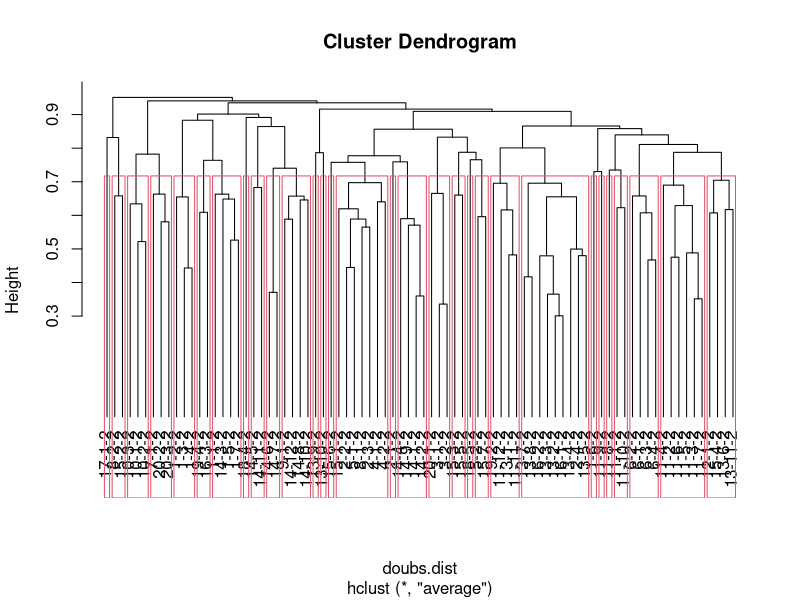
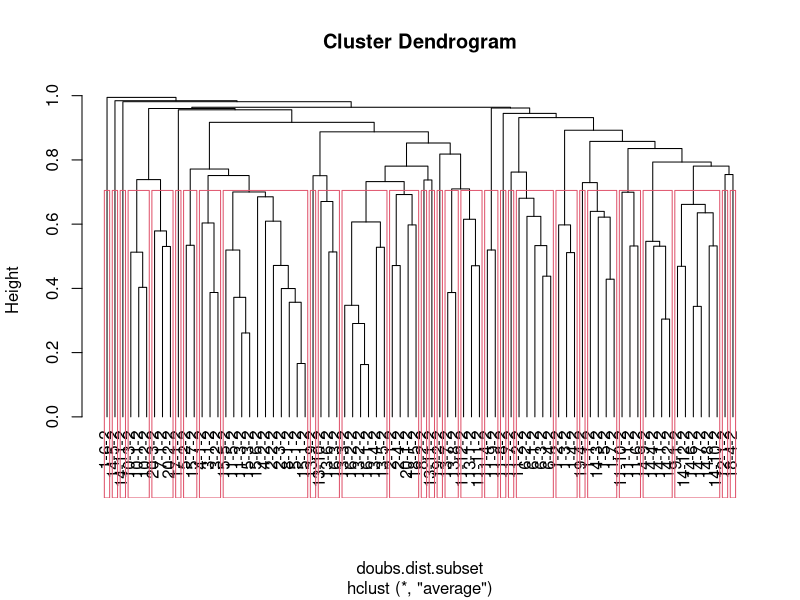
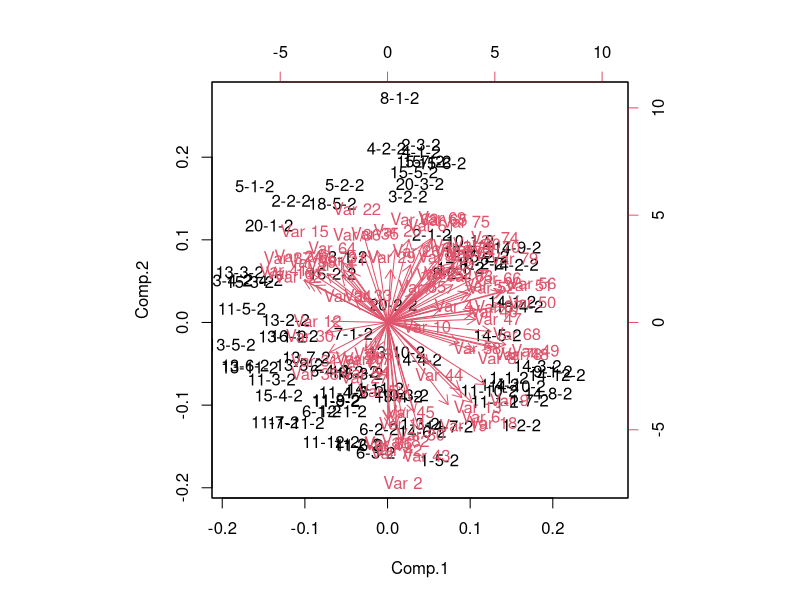
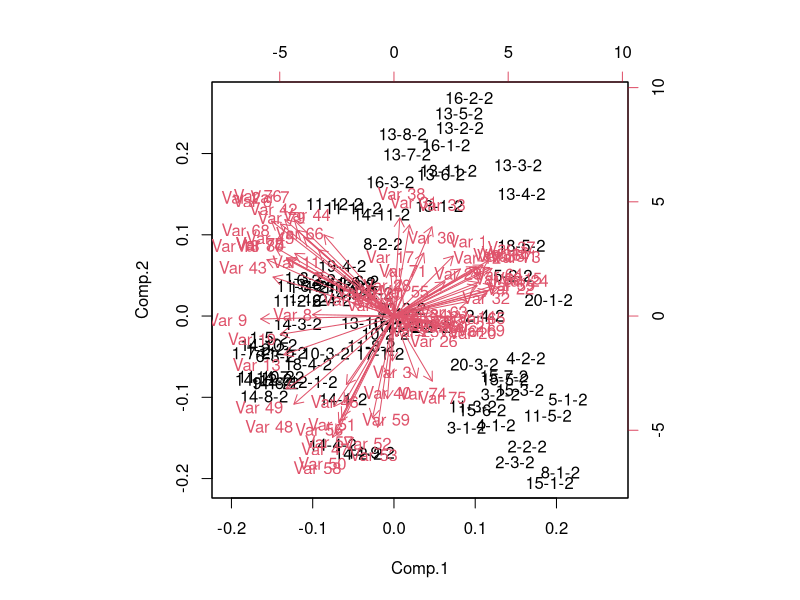
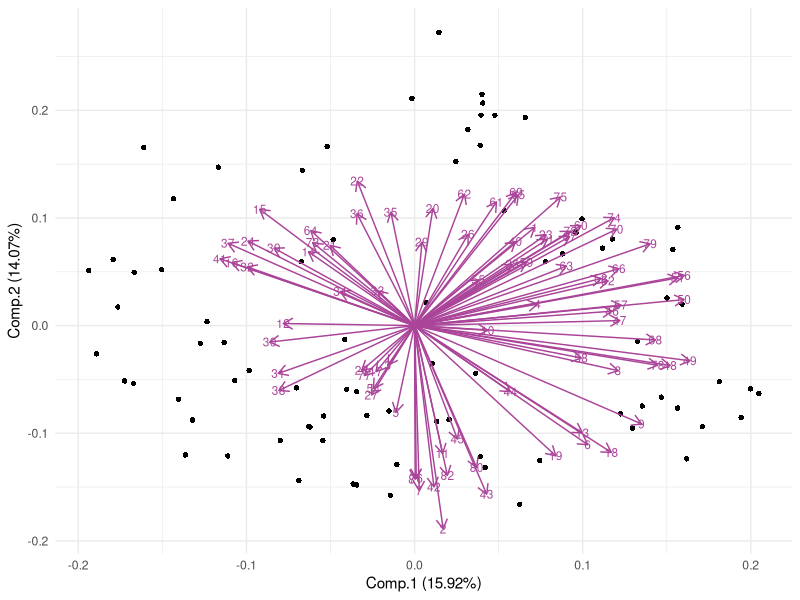
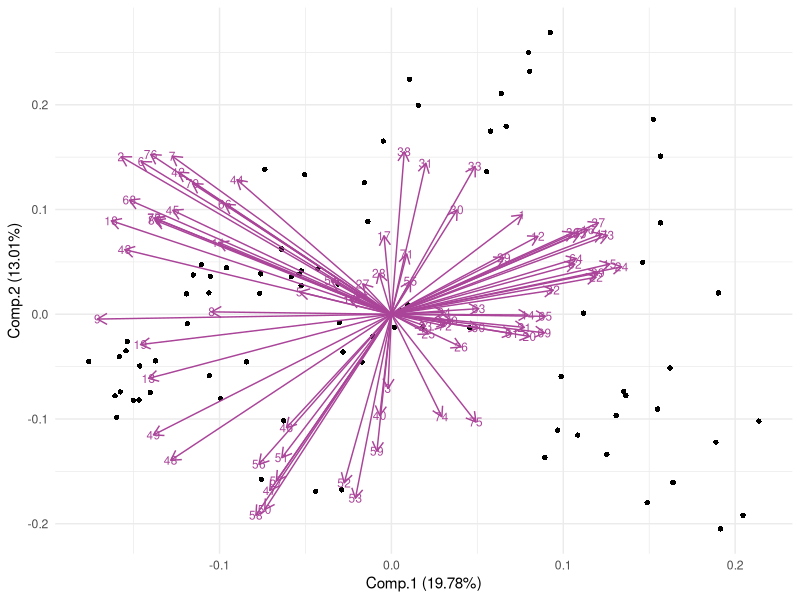
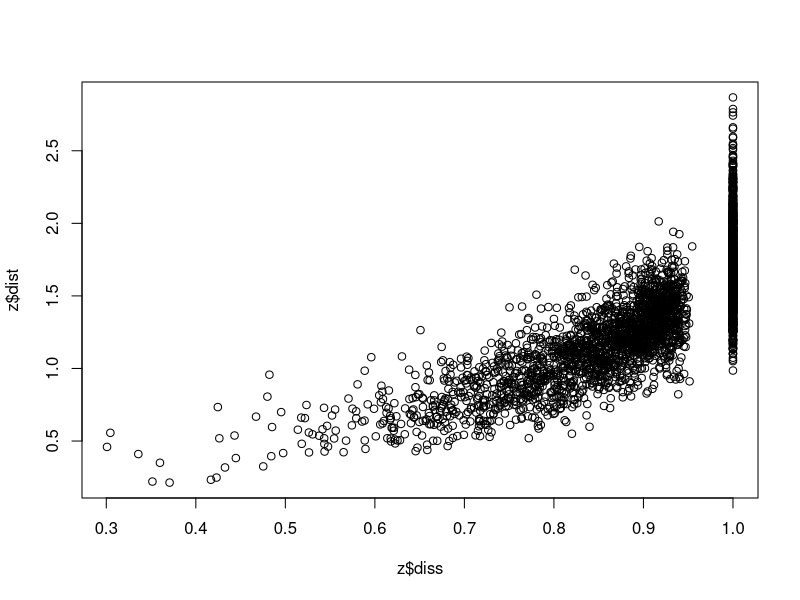
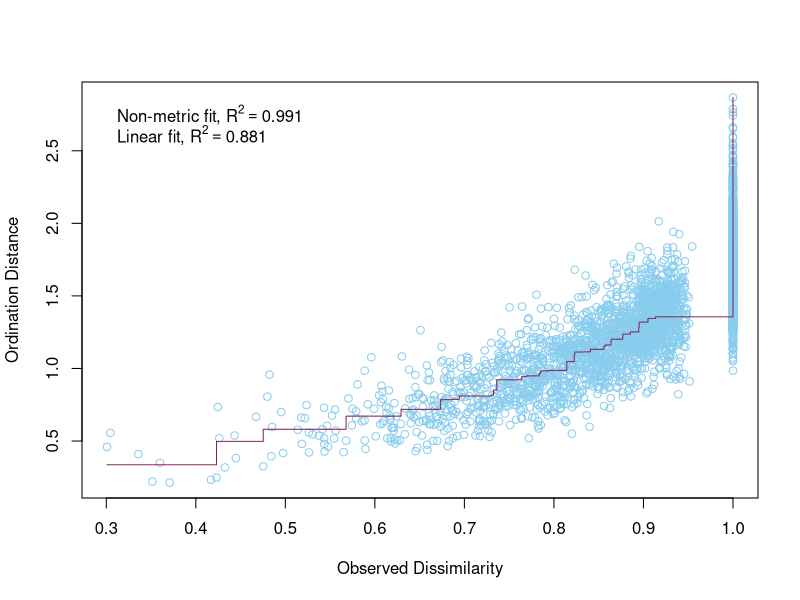

The R script that drew these images, in order: (Note: this script raises an error after producing the figures.)
#### GLM ####

# Before anything else, verify that your environment is totally clear.
# This is important, because old objects can foul up the works
# Clean up the working environment
rm(list = ls())

# Verify working directory, should be ~/Documents/Analyses/lastname_first
getwd()

# Load tidyverse
library("tidyverse")
# Check for updates
tidyverse_update()


#### Cleaning up the data ####

library(dplyr)

#library(readr)
#SurveyData <- read_csv("SurveyData_Clean.csv")

library(readr)
SurveyData <- read_csv("SurveyData_Clean_WN_removed.csv")

#library(readr)
#PlotData <- read_csv("PlotData_Clean.csv")

library(readr)
PlotData <- read_csv("PlotData_Clean_WN_removed.csv")

# The species that were entered as percent-cover need to be accounted for
# Given that the number of plants will vary greatly, but cover plants were all
# in Tier_1, for each percent cover plant I will give a value of 

# The plot needs to be numeric, so I need to change the Plot names to unique
# numeric variables, site needs to be given a number value as does W_N

# This code gives the combined plot names a simple, unique, numeric ID, but I 
# would like clearer ID's so I will use another method
# SurveyData_Combined$Plot <- as.numeric(as.factor(SurveyData_Combined$Plot))

# Assigning the Site a unique numeric value
SurveyData$Site <- as.numeric(as.factor(SurveyData$Site))
# Assigning W and N unique numeric values (weed is now 2, native is now 1)
SurveyData$W_N <- as.numeric(as.factor(SurveyData$W_N))

# Now combine this into unique numerical plot names
library(tidyr)
SurveyData_Combined <- SurveyData %>%
  unite(Plot, Site, Plot, sep = "-")

# Unite Plot and Weed vs Native columns so that now the plot id is all in one
# column that includes the site, plot number, and whether it is weed or native
library(tidyr)
SurveyData_Combined <- SurveyData_Combined %>%
  unite(Plot, Plot, W_N, sep = "-")

# Need to subset to only include the environmental weeds
# Subset the data to only include species that are weeds using the Status column
SurveyData_Combined_subset <- SurveyData_Combined[SurveyData_Combined$Status == 1, ]

# Repeat for plot data
# Assigning the Site a unique numeric value
PlotData$Site <- as.numeric(as.factor(PlotData$Site))
# Assigning W and N unique numeric values (weed is now 2, native is now 1)
PlotData$Weed_Native <- as.numeric(as.factor(PlotData$Weed_Native))

# Now combine this into unique numerical plot names
library(tidyr)
PlotData_Combined <- PlotData %>%
  unite(Plot, Site, Plot, sep = "-")

# Unite Plot and Weed vs Native columns so that now the plot id is all in one
# column that includes the site, plot number, and whether it is weed or native
library(tidyr)
PlotData_Combined <- PlotData_Combined %>%
  unite(Plot, Plot, Weed_Native, sep = "-")

# Filter down to only native species
# Remove native species plots
# Remove rows where Group is not one of the three weeds
PlotData_Weeds <- PlotData_Combined %>% 
  filter(CentralSpecies %in% c("Solanum mauritianum", "Ligustrum lucidum", "Paraserianthes lophantha"))

# Now I need to only include the environmental variables that I want to include
# for the GLM

PlotData_Weeds <- PlotData_Weeds %>%
  select(-Date, -CanopyCover_App, -Waypoint, -East_Coordinates, -South_Coordinates, -CoverVascular,
         -CoverNonVascular, -CoverLitter, -CoverBareSoil, -CoverDebris, -CoverGrass,
         -Topography, -ParentMaterial, -Notes)

# Need to simplify the column names 
colnames(PlotData_Weeds)[3:10] <- c("Height", "DBH",
                                  "Slope", "Canopy",
                                  "Erosion", "Disturbance",
                                  "Pests", "Litter") ## Renaming the columns

# Back to the survey data setting up for nMDS

# Need to transform the data square root was given as a good transformation, so I will do that
SurveyData_Combined$Tier_1_sqrt <- sqrt(SurveyData_Combined$Tier_1)
# repeat for weeds only data
SurveyData_Combined_subset$Tier_1_sqrt <- sqrt(SurveyData_Combined_subset$Tier_1)

# Remove rows where Group is "Native"
SurveyData_Combined_Weeds <- SurveyData_Combined %>% 
 filter(CentralSpecies != "Native")

# Repeat for subset data
SurveyData_Combined_subset_weeds <- SurveyData_Combined_subset %>% 
  filter(CentralSpecies != "Native")
 

# This code gives 0 values when species are not present in a plot
Survey_wide <- SurveyData_Combined_Weeds %>%
  pivot_wider(names_from = ScientificName, 
              values_from = Tier_1_sqrt, 
              id_cols = Plot) %>%
  mutate_all(~ replace(., is.na(.), 0))
# repeat for environmental weeds subset
Survey_wide_subset <- SurveyData_Combined_subset_weeds %>%
  pivot_wider(names_from = ScientificName, 
              values_from = Tier_1_sqrt, 
              id_cols = Plot) %>%
  mutate_all(~ replace(., is.na(.), 0))



# instead of being a tibble, I wanted to convert it back to a data frame
Survey_wide = as.data.frame(Survey_wide)
#repeat for environmental weeds subset
Survey_wide_subset = as.data.frame(Survey_wide_subset)

library(dplyr)
Env_Species <- left_join(Survey_wide, PlotData_Weeds, by = "Plot")  # Preserves all rows from df1

# repeat for subset data
Env_Species_subset <- left_join(Survey_wide_subset, PlotData_Weeds, by = "Plot")

# Needs to remove the first column of numbers as row names and make the Scientific 
# names of species into the row names
row.names(Survey_wide) <- Survey_wide$Plot 
# Remove the first column from the data frame 
Survey_wide <- Survey_wide[, -1]

# repeat for subset data
row.names(Survey_wide_subset) <- Survey_wide_subset$Plot 
# Remove the first column from the data frame 
Survey_wide_subset <- Survey_wide_subset[, -1]


# Back to the Survey data
#Quick checks for empty rows or columns...
rowSums(Survey_wide)
colSums(Survey_wide)

# These are the columns that need to be removed using the data with the extra 
# woolly nightshades removed
Survey_wide<-Survey_wide[,-115] # this gets rid of the the column where there is a zero
Survey_wide<-Survey_wide[,-40] # this gets rid of the the column where there is a zero
Survey_wide<-Survey_wide[,-39] # this gets rid of the the column where there is a zero

# Repeat for subset data
#Quick checks for empty rows or columns...
rowSums(Survey_wide_subset)
colSums(Survey_wide_subset)

Survey_wide_subset<-Survey_wide_subset[,-66] # this gets rid of the the column where there is a zero
Survey_wide_subset<-Survey_wide_subset[,-65] # this gets rid of the the column where there is a zero



### NMDS ####

library(vegan)

doubs.dist<-vegdist(Survey_wide)
doubs.dist

# Repeat for subset data
doubs.dist.subset<-vegdist(Survey_wide_subset)
doubs.dist.subset

# Check for Na, NaN,Inf values
any(is.na(doubs.dist))
any(is.infinite(doubs.dist))

# Check for Na, NaN,Inf values in subset data
any(is.na(doubs.dist.subset))
any(is.infinite(doubs.dist.subset))


#Classification
Survey_wide<-hclust(doubs.dist,method='average')
plot(Survey_wide,hang=-1) #The hang=-1 tidies it up so all the end nodes finish at the same level
grp<-cutree(Survey_wide,k=30) #K=4 is saying to identify the dominant 4 groups.
grp
rect.hclust(Survey_wide, k=30)

#Classification for subset data
Survey_wide_subset<-hclust(doubs.dist.subset,method='average')
plot(Survey_wide_subset,hang=-1) #The hang=-1 tidies it up so all the end nodes finish at the same level
grp<-cutree(Survey_wide_subset,k=30) #K=4 is saying to identify the dominant 4 groups.
grp
rect.hclust(Survey_wide_subset, k=30)


#Conduct a PCA on continuous data, commonly used for environmental 
#variable reduction. Say we want to combine variables that are similar in 
#for SEM we may use PCA

# linkage - once you have the two most similar sites together, how do you think about the similarity to the other sites. Best method is UPPGMA (an average weighed method)

# Now doing a PCA on the data
# Can do PCA on vegan or just the base programme of R, they just use different commands 
# (see powerpoint handout for more info)

doubs.pca<-princomp(doubs.dist,cor=TRUE)
summary(doubs.pca) 
biplot(doubs.pca)

# repeat for subset data
doubs.pca.subset<-princomp(doubs.dist.subset,cor=TRUE)
summary(doubs.pca.subset) 
biplot(doubs.pca.subset)

# Create PCA biplot with sites as points

# Load necessary libraries
library(ggplot2)
library(ggfortify)

autoplot(
  doubs.pca,
  data = doubs.dist,
  loadings = TRUE,             # Display loadings vectors
  loadings.label = TRUE,       # Display loadings labels
  loadings.colour = '#AA4499',     # Loadings vector color
  loadings.label.size = 3,     # Loadings label size
  loadings.label.colour = "#AA4499", # Loadings label color
  shape = 16) +                   # Use points for sites
  theme_minimal()              # Apply a minimal theme


autoplot(
  doubs.pca.subset,
  data = doubs.dist.subset,
  loadings = TRUE,             # Display loadings vectors
  loadings.label = TRUE,       # Display loadings labels
  loadings.colour = '#AA4499',     # Loadings vector color
  loadings.label.size = 3,     # Loadings label size
  loadings.label.colour = "#AA4499", # Loadings label color
  shape = 16) +                   # Use points for sites
  theme_minimal()              # Apply a minimal theme



#Moving on now to MDS
#DO MDS with vegan package
z <- metaMDS(comm = doubs.dist,
             autotransform = FALSE,
             distance = "bray",
             engine = "monoMDS",
             k = 5,
             weakties = TRUE,
             model = "global",
             maxit = 300,
             try = 40,
             trymax = 50)

z
#Moving on now to MDS for subset data
#DO MDS with vegan package
z.subset <- metaMDS(comm = doubs.dist.subset,
             autotransform = FALSE,
             distance = "bray",
             engine = "monoMDS",
             k = 3,
             weakties = TRUE,
             model = "global",
             maxit = 300,
             try = 40,
             trymax = 50)

z.subset

# Stress Plot = Sheppard Plot
plot(z$diss, z$dist)

stressplot(object = z,
           p.col = "#88CCEE",
           l.col = "#882255",
           lwd = 1)

# repeat for subset data
plot(z.subset$diss, z.subset$dist)

stressplot(object = z.subset,
           p.col = "#88CCEE",
           l.col = "#882255",
           lwd = 1)

#always report the stress for MDS, never report the Rsquared you get from that plot above
plot(z)

plot(z[["points"]][,2]~z[["points"]][,1],main="Survey Data", xlab="NMDSaxis 1" , ylab= "NMDS axis 2", cex = 0.5 +as.numeric(Survey_wide$nit))

# Using ggplot2 to make a plot with site names
plot(z, type = "t")

# Using ggplot2 to make a plot with site names
plot(z.subset, type = "t")

# Looking at the stress/goodness of fit
gof <- goodness(object = z)
plot(z, display = "sites", type = "none")
points(z, display = "sites", cex = 2*gof/mean(gof))


# Looking at the stress/goodness of fit for subset data
gof <- goodness(object = z.subset)
plot(z.subset, display = "sites", type = "none")
points(z.subset, display = "sites", cex = 2*gof/mean(gof))


# Make the points into a data frame for ggplot
z$points %>% head()
z.points <- data.frame(z$points)


# Make the points into a data frame for ggplot
z.subset$points %>% head()
z.subset.points <- data.frame(z.subset$points)

# I need to make a new data frame that is just the plots and the Central species
# for that plot
# Load the dplyr package
library(dplyr)

# Create a new data frame with unique Plot values
Plot_Species <- SurveyData_Combined_Weeds %>% distinct(Plot, .keep_all = TRUE)

grp <- Plot_Species$CentralSpecies

# Create a new data frame with unique Plot values
Plot_Species_subset <- SurveyData_Combined_subset_weeds %>% distinct(Plot, .keep_all = TRUE)

grp.subset <- Plot_Species_subset$CentralSpecies

# Create a data frame of NMDS results with group information
z.points$Group <- Plot_Species$CentralSpecies # Replace with your group column

# repeat for subset data
z.subset.points$Group <- Plot_Species_subset$CentralSpecies # Replace with your group column



# Customize plot with ggplot2
nmds_plot <- ggplot(data = z.points, aes(x = MDS1, y = MDS2, shape = Group, color = Group)) +
  geom_point(size = 2) + # Set point size
  scale_shape_manual(values = c(16, 15, 18, 19)) + # Customize shapes
  scale_color_manual(values = c("#EE6677", "#228833", "#44AA99")) + # Customize colors
  theme_minimal() +
  labs(x = "NMDS1", y = "NMDS2") +
  theme_classic()

# Print the plot
print(nmds_plot)

# Customize plot with ggplot2
nmds_plot <- ggplot(data = z.subset.points, aes(x = MDS1, y = MDS2, shape = Group, color = Group)) +
  geom_point(size = 2) + # Set point size
  scale_shape_manual(values = c(16, 15, 18, 19)) + # Customize shapes
  scale_color_manual(values = c("#EE6677", "#228833", "#44AA99")) + # Customize colors
  theme_minimal() +
  labs(x = "NMDS1", y = "NMDS2") +
  theme_classic()

# Print the plot
print(nmds_plot)

# Customize plot with ggplot2 add ellipses
nmds_plot <- ggplot(data = z.points, aes(x = MDS2, y = MDS4, shape = Group, color = Group)) +
  geom_point(size = 2) + # Set point size
  scale_shape_manual(values = c(16, 15, 17)) + # Customize shapes
  scale_color_manual(values = c("#EE6677", "#228833", "#44AA99")) + # Customize colors
  stat_ellipse(aes(group = Group, fill = Group), geom = "polygon", alpha = 0.1) +
  scale_fill_manual(values = c("#EE6677",  "#228833", "#44AA99")) +
  theme_minimal() +
  labs(x = "NMDS2", y = "NMDS4") +
  theme_classic()

# Print the plot
print(nmds_plot)

# Customize plot with ggplot2 add ellipses for subset data
nmds_plot <- ggplot(data = z.subset.points, aes(x = MDS1, y = MDS3, shape = Group, color = Group)) +
  geom_point(size = 2) + # Set point size
  scale_shape_manual(values = c(16, 15, 17)) + # Customize shapes
  scale_color_manual(values = c("#EE6677", "#228833", "#44AA99")) + # Customize colors
  stat_ellipse(aes(group = Group, fill = Group), geom = "polygon", alpha = 0.1) +
  scale_fill_manual(values = c("#EE6677",  "#228833", "#44AA99")) +
  theme_minimal() +
  labs(x = "NMDS1", y = "NMDS3") +
  theme_classic()

# Print the plot
print(nmds_plot)


# Look with centroids
group_centroids <- data.frame(
  Location = c("Solanum mauritianum", "Ligustrum lucidum", "Paraserianthes lophantha"),
  Centroid_X = c(mean(z.points$MDS1[z.points$Group == "Solanum mauritianum"]),
                 mean(z.points$MDS1[z.points$Group == "Ligustrum lucidum"]),
                 mean(z.points$MDS1[z.points$Group == "Paraserianthes lophantha"])),
  Centroid_Y = c(mean(z.points$MDS2[z.points$Group == "Solanum mauritianum"]),
                 mean(z.points$MDS2[z.points$Group == "Ligustrum lucidum"]),
                 mean(z.points$MDS2[z.points$Group == "Paraserianthes lophantha"])),
  Centroid_Z = c(mean(z.points$MDS3[z.points$Group == "Solanum mauritianum"]),
                 mean(z.points$MDS3[z.points$Group == "Ligustrum lucidum"]),
                 mean(z.points$MDS3[z.points$Group == "Paraserianthes lophantha"])),
  Centroid_A = c(mean(z.points$MDS4[z.points$Group == "Solanum mauritianum"]),
                 mean(z.points$MDS4[z.points$Group == "Ligustrum lucidum"]),
                 mean(z.points$MDS4[z.points$Group == "Paraserianthes lophantha"])),
  Centroid_B = c(mean(z.points$MDS5[z.points$Group == "Solanum mauritianum"]),
                 mean(z.points$MDS5[z.points$Group == "Ligustrum lucidum"]),
                 mean(z.points$MDS5[z.points$Group == "Paraserianthes lophantha"]))
)

# Look with centroids for the subset data
group_centroids_subset <- data.frame(
  Location = c("Solanum mauritianum", "Ligustrum lucidum", "Paraserianthes lophantha"),
  Centroid_X = c(mean(z.subset.points$MDS1[z.subset.points$Group == "Solanum mauritianum"]),
                 mean(z.subset.points$MDS1[z.subset.points$Group == "Ligustrum lucidum"]),
                 mean(z.subset.points$MDS1[z.subset.points$Group == "Paraserianthes lophantha"])),
  Centroid_Y = c(mean(z.subset.points$MDS2[z.subset.points$Group == "Solanum mauritianum"]),
                 mean(z.subset.points$MDS2[z.subset.points$Group == "Ligustrum lucidum"]),
                 mean(z.subset.points$MDS2[z.subset.points$Group == "Paraserianthes lophantha"])),
  Centroid_Z = c(mean(z.subset.points$MDS3[z.subset.points$Group == "Solanum mauritianum"]),
                 mean(z.subset.points$MDS3[z.subset.points$Group == "Ligustrum lucidum"]),
                 mean(z.subset.points$MDS3[z.subset.points$Group == "Paraserianthes lophantha"]))
)

# Sort z.points.weeds to match group-centroids order
# Define the custom order for the 'group' column
z.points$Group <- factor(z.points$Group, levels = c('Solanum mauritianum', 'Ligustrum lucidum', 'Paraserianthes lophantha'))

# Sort the data frame based on the custom order
z.points <- z.points[order(z.points$Group), ]

# Repeat for subset data
z.subset.points$Group <- factor(z.subset.points$Group, levels = c('Solanum mauritianum', 'Ligustrum lucidum', 'Paraserianthes lophantha'))

# Sort the data frame based on the custom order
z.subset.points <- z.subset.points[order(z.subset.points$Group), ]


plot_data<-data.frame(
  Location = z.points$Group,
  MDS1=z.points$MDS1,
  MDS2=z.points$MDS2,
  MDS3=z.points$MDS3,
  MDS4=z.points$MDS4,
  MDS5=z.points$MDS5,
  xend=c(rep( group_centroids[1,2],27),rep(group_centroids[2,2],28), rep(group_centroids[3,2],27)),
  yend=c(rep( group_centroids[1,3],27),rep(group_centroids[2,3],28), rep(group_centroids[3,3],27)),
  zend=c(rep( group_centroids[1,4],27),rep(group_centroids[2,4],28), rep(group_centroids[3,4],27)),
  Aend=c(rep( group_centroids[1,5],27),rep(group_centroids[2,5],28), rep(group_centroids[3,5],27)),
  Bend=c(rep(group_centroids[1,6],27),rep( group_centroids[2,6],28), rep(group_centroids[3,6],27)))


plot_data_subset<-data.frame(
  Location = z.subset.points$Group,
  MDS1=z.subset.points$MDS1,
  MDS2=z.subset.points$MDS2,
  MDS3=z.subset.points$MDS3,
  xend=c(rep( group_centroids_subset[1,2],28),rep(group_centroids_subset[2,2],26), rep(group_centroids_subset[3,2],26)),
  yend=c(rep( group_centroids_subset[1,3],28),rep(group_centroids_subset[2,3],26), rep(group_centroids_subset[3,3],26)),
  zend=c(rep( group_centroids_subset[1,4],28),rep(group_centroids_subset[2,4],26), rep(group_centroids_subset[3,4],26)))

# ggplot with centroids
ggplot(plot_data, aes(x = MDS2, y = MDS4, shape = Location, color = Location)) +
  geom_point(size=2) +
  scale_color_manual(values = c("#EE6677", "#228833", "#44AA99")) + 
  scale_shape_manual(values = c(16, 15, 17)) + 
  stat_ellipse(aes(group = Location, fill = Location), geom = "polygon", alpha = 0.1) +
  scale_fill_manual(values = c("#EE6677",  "#228833", "#44AA99")) +
  geom_point(data = group_centroids, aes(x = Centroid_Y, y = Centroid_B, shape = Location, color = Location)) +
  geom_segment(data = plot_data, aes(x = MDS2, y = MDS4, 
                                     xend = yend, yend = Aend, color = Location), alpha = 0.5)+
  
  theme_classic()

# ggplot with centroids for subset data
ggplot(plot_data_subset, aes(x = MDS3, y = MDS2, shape = Location, color = Location)) +
  geom_point(size=2) +
  scale_color_manual(values = c("#EE6677", "#228833", "#44AA99")) + 
  scale_shape_manual(values = c(16, 15, 17)) + 
  stat_ellipse(aes(group = Location, fill = Location), geom = "polygon", alpha = 0.1) +
  scale_fill_manual(values = c("#EE6677",  "#228833", "#44AA99")) +
  geom_point(data = group_centroids_subset, aes(x = Centroid_Z, y = Centroid_Y, shape = Location, color = Location)) +
  geom_segment(data = plot_data_subset, aes(x = MDS3, y = MDS2, 
                                     xend = zend, yend = yend, color = Location), alpha = 0.5)+
  
  theme_classic()

# I need to make a data frame that contains the environmental factors with the survey data
# That means I need Plot_species with PlotData_Weeds

Survey_wscores <- cbind(z.points, Env_Species) ## This combines the dataset with the coordinates
en = envfit(z, PlotData_Weeds, permutations = 9999, na.rm = TRUE) ## This creates the arrows
en_coord_cont = as.data.frame(scores(en, "vectors")) * ordiArrowMul(en) * 0.5 ##Adjust the last number to change the length of the arrows
en_coord_cat = as.data.frame(scores(en, "factors")) * ordiArrowMul(en) * 0.5 ##Adjust the last number to change the length of the arrows


# Create a custom order for Plot data to get it in the same order as the subset data
PlotData_Weeds$CentralSpecies <- factor(PlotData_Weeds$CentralSpecies, levels = c('Solanum mauritianum', 'Ligustrum lucidum', 'Paraserianthes lophantha'))
# Sort the data frame based on the custom order
PlotData_Weeds <- PlotData_Weeds[order(PlotData_Weeds$CentralSpecies), ]

# Remove the plots that only had native species
PlotData_Weeds_subset<-PlotData_Weeds[-82, ] # this gets rid of the the column where there is a zero
PlotData_Weeds_subset<-PlotData_Weeds_subset[-80, ] # this gets rid of the the column where there is a zero

# I need to make a data frame that contains the environmental factors with the survey data
# That means I need Plot_species with PlotData_Weeds subset

Survey_subset_wscores <- cbind(z.subset.points, Env_Species_subset) ## This combines the dataset with the coordinates
en.subset = envfit(z.subset, PlotData_Weeds_subset, permutations = 9999, na.rm = TRUE) ## This creates the arrows
en_coord_cont.subset = as.data.frame(scores(en.subset, "vectors")) * ordiArrowMul(en.subset) * 0.5 ##Adjust the last number to change the length of the arrows
en_coord_cat.subset = as.data.frame(scores(en.subset, "factors")) * ordiArrowMul(en.subset) * 0.5 ##Adjust the last number to change the length of the arrows



# ggplot with coordinates
ggplot(Survey_wscores, aes(x = MDS1, y = MDS2)) +
  geom_point(data = Survey_wscores, aes(x = MDS1, y = MDS2, shape = Group, color = Group)) +
#  geom_text(data = Survey_wscores, aes(x = NMDS1, y = NMDS2, label = Species), colour = "red")+
  scale_color_manual(values = c("#EE6677", "#228833", "#44AA99")) + 
  scale_shape_manual(values = c(16, 15, 17)) + 
  stat_ellipse(aes(group = Group, fill = Group), geom = "polygon", alpha = 0.25) +
  scale_fill_manual(values = c("#EE6677",  "#228833", "#44AA99")) +
  geom_segment(aes(x = 0, y = 0, xend = NMDS1, yend = NMDS2), 
               data = en_coord_cont, size = 1, alpha = 0.5, colour = "black") +
  geom_text(data = en_coord_cont, aes(x = NMDS1, y = NMDS2), colour = "black", 
            label = row.names(en_coord_cont)) +
  theme_classic() +
#  labs_pubr() +
  labs(x = "MDS axis 1", y = "MDS axis 2")

# ggplot with coordinates for subset data
ggplot(Survey_subset_wscores, aes(x = MDS1, y = MDS2)) +
  geom_point(data = Survey_subset_wscores, aes(x = MDS1, y = MDS2, shape = Group, color = Group)) +
#  geom_text(data = Survey_wscores, aes(x = NMDS1, y = NMDS2, label = Species), colour = "red")+
  scale_color_manual(values = c("#EE6677", "#228833", "#44AA99")) + 
  scale_shape_manual(values = c(16, 15, 17)) + 
  stat_ellipse(aes(group = Group, fill = Group), geom = "polygon", alpha = 0.25) +
  scale_fill_manual(values = c("#EE6677",  "#228833", "#44AA99")) +
  geom_segment(aes(x = 0, y = 0, xend = NMDS1, yend = NMDS2), 
               data = en_coord_cont.subset, size = 1, alpha = 0.5, colour = "black") +
  geom_text(data = en_coord_cont.subset, aes(x = NMDS1, y = NMDS2), colour = "black", 
            label = row.names(en_coord_cont.subset)) +
  theme_classic() +
#  labs_pubr() +
  labs(x = "MDS axis 1", y = "MDS axis 2")


#### PERMANOVA ####

# Filter down to only native species
# Remove native species plots
# Remove rows where Group is "Native"

SurveyData_Combined_subset_weeds <- SurveyData_Combined_subset_weeds %>% 
  filter(CentralSpecies != "Native")

# This code gives 0 values when species are not present in a plot
Survey_perm <- SurveyData_Combined_subset_weeds %>%
  pivot_wider(names_from = ScientificName, 
              values_from = Tier_1_sqrt, 
              id_cols = Plot) %>%
  mutate_all(~ replace(., is.na(.), 0))

# instead of being a tibble, I wanted to convert it back to a data frame
Survey_perm = as.data.frame(Survey_perm)


# Needs to remove the first column of numbers as row names and make the Scientific 
# names of species into the row names
row.names(Survey_perm) <- Survey_perm$Plot 
# Remove the first column from the data frame 
Survey_perm <- Survey_perm[, -1]

#Quick checks for empty rows or columns...
rowSums(Survey_perm)
colSums(Survey_perm)


Survey_perm<-Survey_perm[,-66] # this gets rid of the the column where there is a zero
Survey_perm<-Survey_perm[,-65] # this gets rid of the the column where there is a zero


# Make a distance matrix
perm_dist<-vegdist(Survey_perm, method='bray')

# Make a distance matrix
perm_dist<-vegdist(Survey_perm, method='bray')


#Assumptions

dispersion<-betadisper(perm_dist, group=plot_data_subset$Location,type = "centroid")

plot(dispersion)

anova(dispersion)


#Test

Perma_result<-adonis2( perm_dist~as.factor(plot_data_subset$Location), data=perm_dist,
                       permutations=9999)

Perma_result






# Change the species names to remove the space

library(dplyr)
Env_Species <- Env_Species %>%
  mutate(CentralSpecies = ifelse(CentralSpecies == "Solanum mauritianum", "Solanum_mauritianum", CentralSpecies))

# GLM results time
library(MASS) ## do to the GLM
Solmau_GLM <- glm.nb(Solanum_mauritanum ~ Height + DBH +
                     Slope + Canopy +
                     Erosion + Disturbance +
                     Pests + Litter,
                     data = Env_Species) ## this is a negative binominal generalised linear model as we are using count data and the data is quite widely dispersed
summary(Solmau_GLM)
